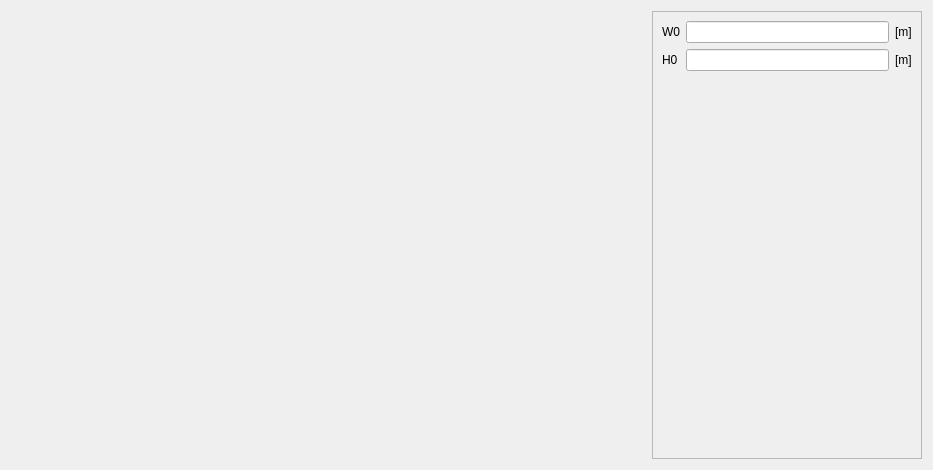
<?xml version="1.0" encoding="UTF-8"?>
<ui version="4.0">
 <class>SlotCirc</class>
 <widget class="QWidget" name="SlotCirc">
  <property name="geometry">
   <rect>
    <x>0</x>
    <y>0</y>
    <width>933</width>
    <height>470</height>
   </rect>
  </property>
  <property name="minimumSize">
   <size>
    <width>630</width>
    <height>470</height>
   </size>
  </property>
  <property name="maximumSize">
   <size>
    <width>16777215</width>
    <height>16777215</height>
   </size>
  </property>
  <property name="windowTitle">
   <string>Form</string>
  </property>
  <layout class="QHBoxLayout" name="horizontalLayout">
   <item>
    <layout class="QVBoxLayout" name="verticalLayout_2">
     <item>
      <widget class="QLabel" name="img_slot">
       <property name="sizePolicy">
        <sizepolicy hsizetype="Expanding" vsizetype="Expanding">
         <horstretch>0</horstretch>
         <verstretch>0</verstretch>
        </sizepolicy>
       </property>
       <property name="maximumSize">
        <size>
         <width>16777215</width>
         <height>16777215</height>
        </size>
       </property>
       <property name="text">
        <string/>
       </property>
       <property name="pixmap">
        <pixmap resource="../../../../Resources/pyleecan.qrc">:/images/images/MachineSetup/WMSlot/SlotCirc.png</pixmap>
       </property>
       <property name="scaledContents">
        <bool>false</bool>
       </property>
       <property name="alignment">
        <set>Qt::AlignCenter</set>
       </property>
      </widget>
     </item>
    </layout>
   </item>
   <item>
    <widget class="QScrollArea" name="scrollArea">
     <property name="minimumSize">
      <size>
       <width>270</width>
       <height>0</height>
      </size>
     </property>
     <property name="maximumSize">
      <size>
       <width>270</width>
       <height>16777215</height>
      </size>
     </property>
     <property name="widgetResizable">
      <bool>true</bool>
     </property>
     <widget class="QWidget" name="scrollAreaWidgetContents">
      <property name="geometry">
       <rect>
        <x>0</x>
        <y>0</y>
        <width>268</width>
        <height>446</height>
       </rect>
      </property>
      <layout class="QVBoxLayout" name="verticalLayout_3">
       <item>
        <layout class="QGridLayout" name="gridLayout">
         <item row="1" column="2">
          <widget class="QLabel" name="unit_H0">
           <property name="text">
            <string>[m]</string>
           </property>
          </widget>
         </item>
         <item row="1" column="0">
          <widget class="QLabel" name="in_H0">
           <property name="text">
            <string>H0</string>
           </property>
          </widget>
         </item>
         <item row="0" column="2">
          <widget class="QLabel" name="unit_W0">
           <property name="text">
            <string>[m]</string>
           </property>
          </widget>
         </item>
         <item row="0" column="0">
          <widget class="QLabel" name="in_W0">
           <property name="text">
            <string>W0</string>
           </property>
          </widget>
         </item>
         <item row="1" column="1">
          <widget class="FloatEdit" name="lf_H0"/>
         </item>
         <item row="0" column="1">
          <widget class="FloatEdit" name="lf_W0"/>
         </item>
        </layout>
       </item>
       <item>
        <spacer name="verticalSpacer">
         <property name="orientation">
          <enum>Qt::Vertical</enum>
         </property>
         <property name="sizeHint" stdset="0">
          <size>
           <width>20</width>
           <height>40</height>
          </size>
         </property>
        </spacer>
       </item>
       <item>
        <widget class="WWSlotOut" name="w_out" native="true"/>
       </item>
      </layout>
     </widget>
    </widget>
   </item>
  </layout>
 </widget>
 <customwidgets>
  <customwidget>
   <class>FloatEdit</class>
   <extends>QLineEdit</extends>
   <header>......GUI/Tools/FloatEdit.h</header>
  </customwidget>
  <customwidget>
   <class>WWSlotOut</class>
   <extends>QWidget</extends>
   <header>......GUI.Dialog.DMachineSetup.SWSlot.WWSlotOut.WWSlotOut.h</header>
   <container>1</container>
  </customwidget>
 </customwidgets>
 <tabstops>
  <tabstop>lf_W0</tabstop>
  <tabstop>lf_H0</tabstop>
 </tabstops>
 <resources>
  <include location="../../../../Resources/pyleecan.qrc"/>
 </resources>
 <connections/>
</ui>
